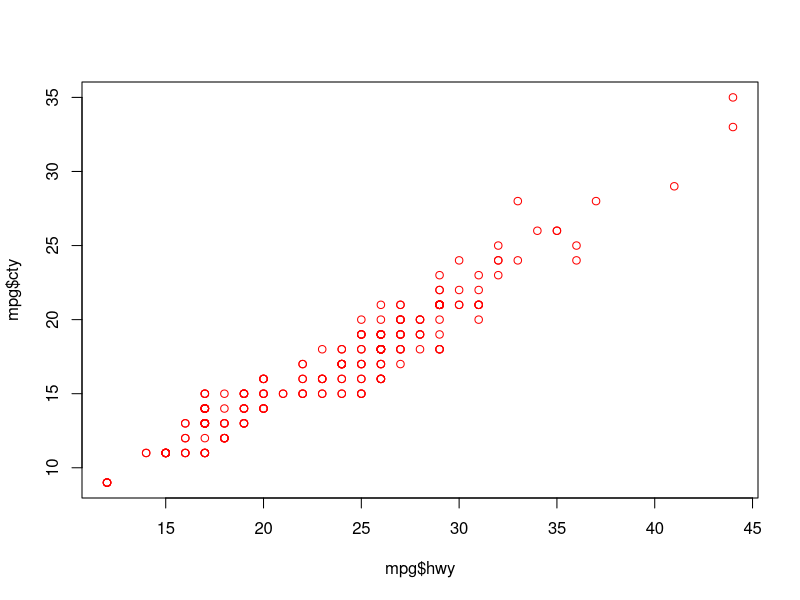
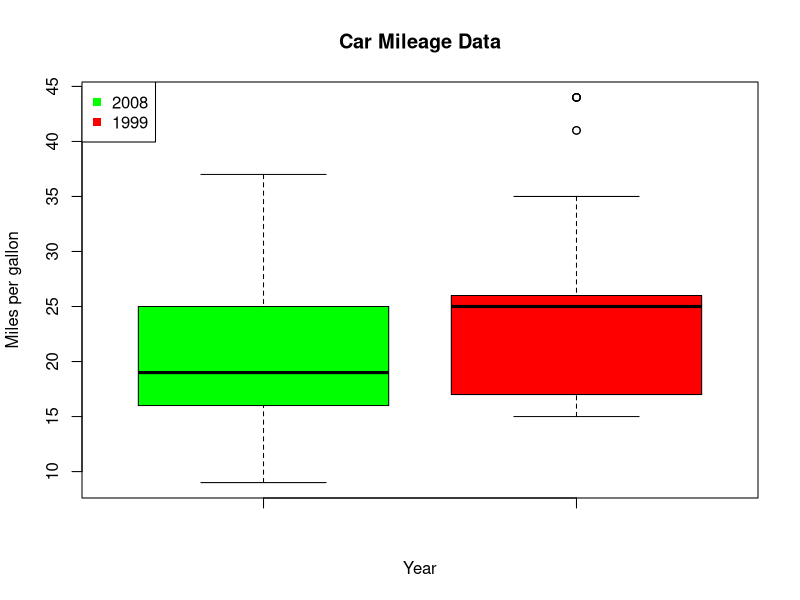

Source code (R) for these figures, in order:
## ---- chunk 1
knitr::opts_chunk$set(echo = TRUE)
## ---- chunk 2
cel <- (1:2)
cel[1] = (24-32)*5/9
cel[2] = (15-32)*5/9
print(cel)
## ---- chunk 3
vec200<-(1:200)
for(i in 1:200){
  if (i%%2!=0){
    vec200[i]=3;
    }
  else{
  vec200[i]=1;
  }
}
print(vec200)
    
## ---- chunk 4
 numPerfect <- 0;
  for(i in 1:2001){
    for(j in 1:i){
      if(j*j ==i){
        numPerfect <- numPerfect+1;
      }
    }
  }
  print(numPerfect)
## ---- chunk 5
library(ggplot2)
## ---- chunk 6
fuel <-mpg[order(mpg$hwy,decreasing=TRUE),]
top3 <- fuel[1:3,]
print(top3)
## ---- chunk 7
models <-subset(mpg, mpg$class == 'compact')
numCompact=nrow(models)
print(numCompact)
## ---- chunk 8
plot(mpg$hwy,mpg$cty,col = 'red')
## ---- chunk 9
c2008 <- mpg[mpg$year == 2008,]
c1999 <- mpg[mpg$year == 1999,]
boxplot(c(c2008$hwy, c2008$cty),c(c1999$hwy,c1999$hwy),main ="Car Mileage Data",xlab = "Year", ylab = "Miles per gallon",col = c("green","red")) 
legend("topleft",legend = c("2008","1999"),col = c("green","red"),pch= 15)
